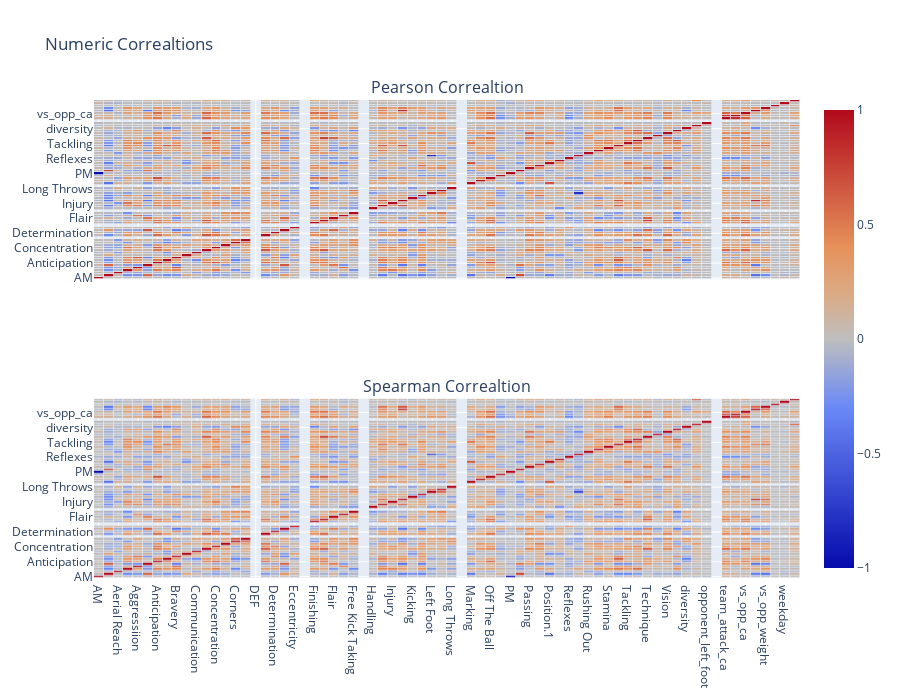

Source (notebook cell):
### Code cell
# corrrelation for forwards
plotNumericCorrelations(X_train, y_train, 'FWD')

### Figure 1 — Plotly figure (JSON) as saved in the notebook; plotly's stock layout.template omitted (floating-point values rounded to 4 significant figures; data arrays with more than 128 entries replaced by an {"elided": "..."} marker saying what was removed)
{"data": [{"colorscale": [[1, "rgb(165,0,38)"], [0.8889, "rgb(215,48,39)"], [0.7778, "rgb(244,109,67)"], [0.6667, "rgb(253,174,97)"], [0.5556, "rgb(254,224,144)"], [0.4444, "rgb(224,243,248)"], [0.3333, "rgb(171,217,233)"], [0.2222, "rgb(116,173,209)"], [0.1111, "rgb(69,117,180)"], [0, "rgb(49,54,149)"]], "name": "pearson", "showscale": false, "type": "heatmap", "x": ["AM", "Acceleration", "Aerial Reach", "Age", "Aggressiion", "Agility", "Anticipation", "Balance", "Bravery", "Command Of Area", "Communication", "Composure", "Concentration", "Contest performance", "Corners", "Crossing", "DEF", "Decision", "Determination", "Dribbling", "Eccentricity", "FWD", "Finishing", "First Touch", "Flair", "Foul", "Free Kick Taking", "GK", "Handling", "Heading", "Injury", "Jumping Reach", "Kicking", "Leadership", "Left Foot", "Long Shots", "Long Throws", "MID", "Marking", "Natural Fitness", "Off The Ball", "One On Ones", "PM", "Pace", "Passing", "Penalty Taking", "Position.1", "Punching", "Reflexes", "Right Foot", "Rushing Out", "Stability", "Stamina", "Strength", "Tackling", "Teamwork", "Technique", "Throwing", "Vision", "Work Rate", "diversity", "minutes", "opponent_left_foot", "opponent_right_foot", "team_attack_ca", "team_defence_ca", "vs_opp_ca", "vs_opp_height", "vs_opp_weight", "was_home", "weekday", "total_points"], "xaxis": "x", "xgap": 0.7, "y": ["AM", "Acceleration", "Aerial Reach", "Age", "Aggressiion", "Agility", "Anticipation", "Balance", "Bravery", "Command Of Area", "Communication", "Composure", "Concentration", "Contest performance", "Corners", "Crossing", "DEF", "Decision", "Determination", "Dribbling", "Eccentricity", "FWD", "Finishing", "First Touch", "Flair", "Foul", "Free Kick Taking", "GK", "Handling", "Heading", "Injury", "Jumping Reach", "Kicking", "Leadership", "Left Foot", "Long Shots", "Long Throws", "MID", "Marking", "Natural Fitness", "Off The Ball", "One On Ones", "PM", "Pace", "Passing", "Penalty Taking", "Position.1", "Punching", "Reflexes", "Right Foot", "Rushing Out", "Stability", "Stamina", "Strength", "Tackling", "Teamwork", "Technique", "Throwing", "Vision", "Work Rate", "diversity", "minutes", "opponent_left_foot", "opponent_right_foot", "team_attack_ca", "team_defence_ca", "vs_opp_ca", "vs_opp_height", "vs_opp_weight", "was_home", "weekday", "total_points"], "yaxis": "y", "ygap": 0.7, "z": {"elided": "72x72 float values"}}, {"colorscale": [[1, "rgb(165,0,38)"], [0.8889, "rgb(215,48,39)"], [0.7778, "rgb(244,109,67)"], [0.6667, "rgb(253,174,97)"], [0.5556, "rgb(254,224,144)"], [0.4444, "rgb(224,243,248)"], [0.3333, "rgb(171,217,233)"], [0.2222, "rgb(116,173,209)"], [0.1111, "rgb(69,117,180)"], [0, "rgb(49,54,149)"]], "type": "heatmap", "x": ["AM", "Acceleration", "Aerial Reach", "Age", "Aggressiion", "Agility", "Anticipation", "Balance", "Bravery", "Command Of Area", "Communication", "Composure", "Concentration", "Contest performance", "Corners", "Crossing", "DEF", "Decision", "Determination", "Dribbling", "Eccentricity", "FWD", "Finishing", "First Touch", "Flair", "Foul", "Free Kick Taking", "GK", "Handling", "Heading", "Injury", "Jumping Reach", "Kicking", "Leadership", "Left Foot", "Long Shots", "Long Throws", "MID", "Marking", "Natural Fitness", "Off The Ball", "One On Ones", "PM", "Pace", "Passing", "Penalty Taking", "Position.1", "Punching", "Reflexes", "Right Foot", "Rushing Out", "Stability", "Stamina", "Strength", "Tackling", "Teamwork", "Technique", "Throwing", "Vision", "Work Rate", "diversity", "minutes", "opponent_left_foot", "opponent_right_foot", "team_attack_ca", "team_defence_ca", "vs_opp_ca", "vs_opp_height", "vs_opp_weight", "was_home", "weekday", "total_points"], "xaxis": "x2", "xgap": 0.7, "y": ["AM", "Acceleration", "Aerial Reach", "Age", "Aggressiion", "Agility", "Anticipation", "Balance", "Bravery", "Command Of Area", "Communication", "Composure", "Concentration", "Contest performance", "Corners", "Crossing", "DEF", "Decision", "Determination", "Dribbling", "Eccentricity", "FWD", "Finishing", "First Touch", "Flair", "Foul", "Free Kick Taking", "GK", "Handling", "Heading", "Injury", "Jumping Reach", "Kicking", "Leadership", "Left Foot", "Long Shots", "Long Throws", "MID", "Marking", "Natural Fitness", "Off The Ball", "One On Ones", "PM", "Pace", "Passing", "Penalty Taking", "Position.1", "Punching", "Reflexes", "Right Foot", "Rushing Out", "Stability", "Stamina", "Strength", "Tackling", "Teamwork", "Technique", "Throwing", "Vision", "Work Rate", "diversity", "minutes", "opponent_left_foot", "opponent_right_foot", "team_attack_ca", "team_defence_ca", "vs_opp_ca", "vs_opp_height", "vs_opp_weight", "was_home", "weekday", "total_points"], "yaxis": "y2", "ygap": 0.7, "z": {"elided": "72x72 float values"}}], "layout": {"annotations": [{"font": {"size": 16}, "showarrow": false, "text": "Pearson Correaltion", "x": 0.5, "xanchor": "center", "xref": "paper", "y": 1, "yanchor": "bottom", "yref": "paper"}, {"font": {"size": 16}, "showarrow": false, "text": "Spearman Correaltion", "x": 0.5, "xanchor": "center", "xref": "paper", "y": 0.375, "yanchor": "bottom", "yref": "paper"}], "height": 700, "hoverlabel": {"bgcolor": "white", "font": {"family": "Rockwell", "size": 16}}, "title": {"text": "Numeric Correaltions"}, "width": 900, "xaxis": {"anchor": "y", "domain": [0, 1], "matches": "x2", "showticklabels": false}, "xaxis2": {"anchor": "y2", "domain": [0, 1]}, "yaxis": {"anchor": "x", "domain": [0.625, 1]}, "yaxis2": {"anchor": "x2", "domain": [0, 0.375]}}}
